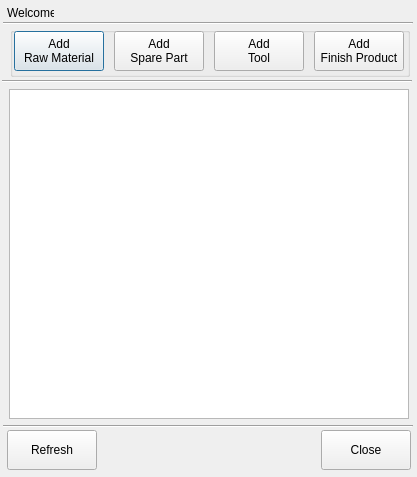
<?xml version="1.0" encoding="UTF-8"?>
<ui version="4.0">
 <class>newPurchDialog</class>
 <widget class="QDialog" name="newPurchDialog">
  <property name="geometry">
   <rect>
    <x>0</x>
    <y>0</y>
    <width>417</width>
    <height>477</height>
   </rect>
  </property>
  <property name="windowTitle">
   <string>Create New Purchasing</string>
  </property>
  <widget class="QLabel" name="label">
   <property name="geometry">
    <rect>
     <x>7</x>
     <y>3</y>
     <width>47</width>
     <height>20</height>
    </rect>
   </property>
   <property name="text">
    <string>Welcome, </string>
   </property>
  </widget>
  <widget class="QLabel" name="userlbl">
   <property name="geometry">
    <rect>
     <x>61</x>
     <y>3</y>
     <width>210</width>
     <height>20</height>
    </rect>
   </property>
   <property name="text">
    <string/>
   </property>
  </widget>
  <widget class="Line" name="line">
   <property name="geometry">
    <rect>
     <x>3</x>
     <y>22</y>
     <width>410</width>
     <height>3</height>
    </rect>
   </property>
   <property name="orientation">
    <enum>Qt::Horizontal</enum>
   </property>
  </widget>
  <widget class="QGroupBox" name="groupBox">
   <property name="geometry">
    <rect>
     <x>10</x>
     <y>27</y>
     <width>400</width>
     <height>50</height>
    </rect>
   </property>
   <property name="title">
    <string/>
   </property>
   <widget class="QPushButton" name="addRMbtn">
    <property name="geometry">
     <rect>
      <x>4</x>
      <y>4</y>
      <width>90</width>
      <height>40</height>
     </rect>
    </property>
    <property name="text">
     <string>Add
Raw Material</string>
    </property>
   </widget>
   <widget class="QPushButton" name="addSPbtn">
    <property name="geometry">
     <rect>
      <x>104</x>
      <y>4</y>
      <width>90</width>
      <height>40</height>
     </rect>
    </property>
    <property name="text">
     <string>Add
Spare Part</string>
    </property>
   </widget>
   <widget class="QPushButton" name="AddTObtn">
    <property name="geometry">
     <rect>
      <x>204</x>
      <y>4</y>
      <width>90</width>
      <height>40</height>
     </rect>
    </property>
    <property name="text">
     <string>Add
Tool</string>
    </property>
   </widget>
   <widget class="QPushButton" name="addFPbtn">
    <property name="geometry">
     <rect>
      <x>304</x>
      <y>4</y>
      <width>90</width>
      <height>40</height>
     </rect>
    </property>
    <property name="text">
     <string>Add
Finish Product</string>
    </property>
   </widget>
  </widget>
  <widget class="Line" name="line_2">
   <property name="geometry">
    <rect>
     <x>2</x>
     <y>80</y>
     <width>410</width>
     <height>3</height>
    </rect>
   </property>
   <property name="orientation">
    <enum>Qt::Horizontal</enum>
   </property>
  </widget>
  <widget class="QTableWidget" name="tableWidget">
   <property name="geometry">
    <rect>
     <x>9</x>
     <y>89</y>
     <width>400</width>
     <height>330</height>
    </rect>
   </property>
  </widget>
  <widget class="Line" name="line_3">
   <property name="geometry">
    <rect>
     <x>3</x>
     <y>425</y>
     <width>410</width>
     <height>3</height>
    </rect>
   </property>
   <property name="orientation">
    <enum>Qt::Horizontal</enum>
   </property>
  </widget>
  <widget class="QPushButton" name="close">
   <property name="geometry">
    <rect>
     <x>321</x>
     <y>430</y>
     <width>90</width>
     <height>40</height>
    </rect>
   </property>
   <property name="text">
    <string>Close</string>
   </property>
  </widget>
  <widget class="QPushButton" name="refreshbtn">
   <property name="geometry">
    <rect>
     <x>7</x>
     <y>430</y>
     <width>90</width>
     <height>40</height>
    </rect>
   </property>
   <property name="text">
    <string>Refresh</string>
   </property>
  </widget>
 </widget>
 <resources/>
 <connections/>
</ui>
